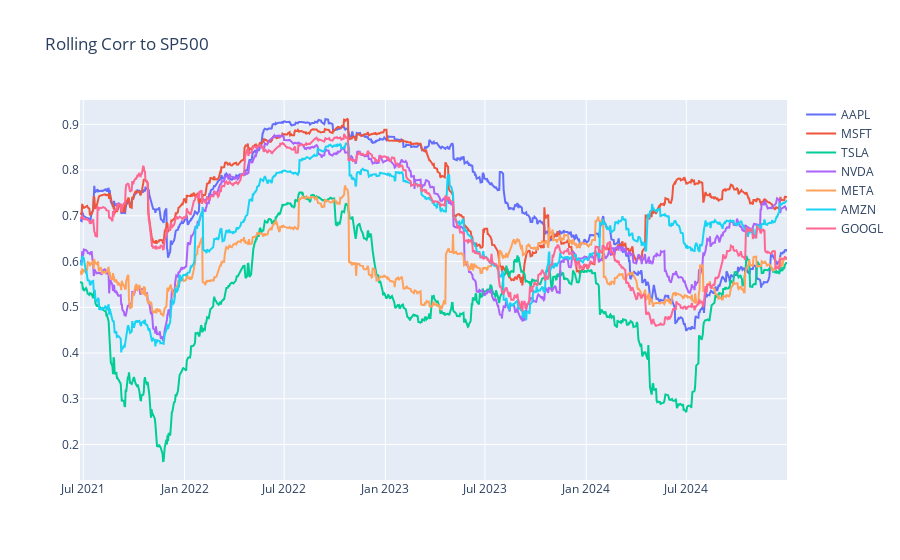

Notebook source saved alongside this figure:
### Code cell
fig = go.Figure()

for ticker in mag7_tickers:

    fig.add_trace(
        go.Scatter(
            x = rolling_corr[ticker].index,
            y = rolling_corr[ticker],
            name = ticker
        ),
    )

fig.update_layout(title = 'Rolling Corr to SP500')
fig.show()

### Figure 1 — Plotly figure (JSON) as saved in the notebook; plotly's stock layout.template omitted (floating-point values rounded to 4 significant figures; data arrays with more than 128 entries replaced by an {"elided": "..."} marker saying what was removed)
{"data": [{"name": "AAPL", "type": "scatter", "x": {"elided": "885 str values"}, "y": {"elided": "885 float values"}}, {"name": "MSFT", "type": "scatter", "x": {"elided": "885 str values"}, "y": {"elided": "885 float values"}}, {"name": "TSLA", "type": "scatter", "x": {"elided": "885 str values"}, "y": {"elided": "885 float values"}}, {"name": "NVDA", "type": "scatter", "x": {"elided": "885 str values"}, "y": {"elided": "885 float values"}}, {"name": "META", "type": "scatter", "x": {"elided": "885 str values"}, "y": {"elided": "885 float values"}}, {"name": "AMZN", "type": "scatter", "x": {"elided": "885 str values"}, "y": {"elided": "885 float values"}}, {"name": "GOOGL", "type": "scatter", "x": {"elided": "885 str values"}, "y": {"elided": "885 float values"}}], "layout": {"title": {"text": "Rolling Corr to SP500"}}}
